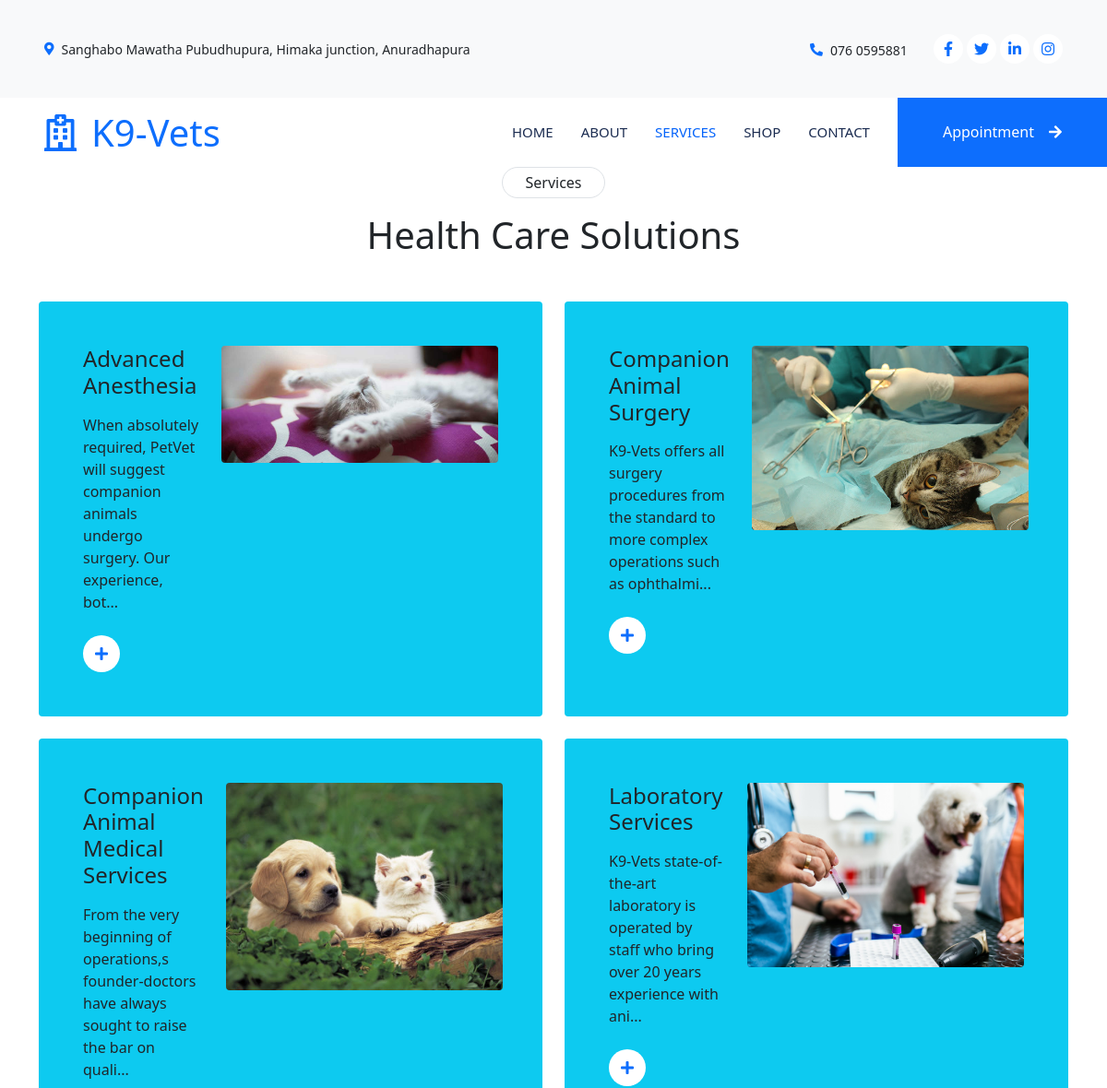
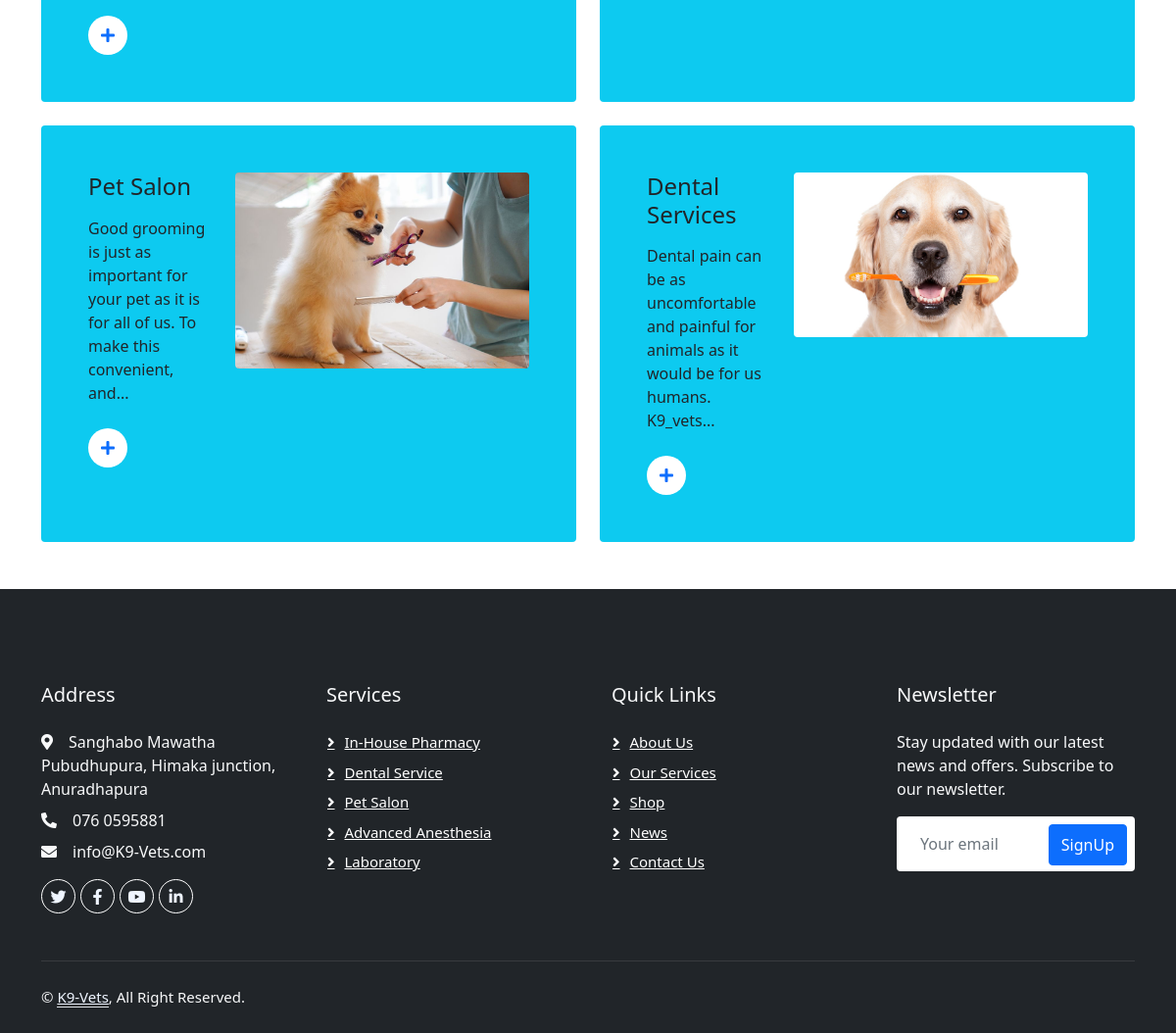
Page /source/frontend/services.php on the committed database (2 pictures, top to bottom).
### tables this page shows
CREATE TABLE `services` (
  `id` int(11) NOT NULL,
  `name` varchar(100) NOT NULL,
  `description` varchar(1000) NOT NULL,
  `url` varchar(500) NOT NULL
);

### source/frontend/services.php (the view, shortened to what this page needs)
<!DOCTYPE html>
<html lang="en">
<head>
    <?php
        include '../config.php';
        $sql = "SELECT * FROM services";
        $result = mysqli_query($conn, $sql);
    ?>
    <link href="https://cdnjs.cloudflare.com/ajax/libs/font-awesome/5.10.0/css/all.min.css" rel="stylesheet">
    <link href="https://cdn.jsdelivr.net/npm/bootstrap-icons@1.4.1/font/bootstrap-icons.css" rel="stylesheet">
    <link href="../lib/animate/animate.min.css" rel="stylesheet">
    <link href="../lib/owlcarousel/assets/owl.carousel.min.css" rel="stylesheet">
    <link href="../bootstrap/css/bootstrap.min.css" rel="stylesheet">
    <link href="../css/style.css" rel="stylesheet">
</head>
<body>
    <div class="container-fluid bg-light p-0 wow fadeIn" data-wow-delay="0.1s">
        <div class="row gx-0 d-none d-lg-flex">
            <div class="col-lg-7 px-5 text-start">
                <div class="h-100 d-inline-flex align-items-center py-3 me-4">
                    <small class="fa fa-map-marker-alt text-primary me-2"></small>
                    <small>Sanghabo Mawatha Pubudhupura, Himaka junction, Anuradhapura</small>
                </div>
                <div class="h-100 d-inline-flex align-items-center py-3">
                    <small>Mon - Fri : 09.00 AM - 09.00 PM</small>
                </div>
            </div>
            <div class="col-lg-5 px-5 text-end">
                <div class="h-100 d-inline-flex align-items-center py-3 me-4">
                    <small class="fa fa-phone-alt text-primary me-2"></small>
                    <small>076 0595881</small>
                </div>
                <div class="h-100 d-inline-flex align-items-center">
                    <a class="btn btn-sm-square rounded-circle bg-white text-primary me-1" href=""><i class="fab fa-facebook-f"></i></a>
                    <a class="btn btn-sm-square rounded-circle bg-white text-primary me-1" href=""><i class="fab fa-twitter"></i></a>
                    <a class="btn btn-sm-square rounded-circle bg-white text-primary me-1" href=""><i class="fab fa-linkedin-in"></i></a>
                    <a class="btn btn-sm-square rounded-circle bg-white text-primary me-0" href=""><i class="fab fa-instagram"></i></a>
                </div>
            </div>
        </div>
    </div>
    <nav class="navbar navbar-expand-lg bg-white navbar-light sticky-top p-0 wow fadeIn" data-wow-delay="0.1s">
        <a href="../../index.php" class="navbar-brand d-flex align-items-center px-4 px-lg-5">
            <h1 class="m-0 text-primary"><i class="far fa-hospital me-3"></i>K9-Vets</h1>
        </a>
        <div class="collapse navbar-collapse" id="navbarCollapse">
            <div class="navbar-nav ms-auto p-4 p-lg-0">
                <a href="../../index.php" class="nav-item nav-link">Home</a>
                <a href="about.php" class="nav-item nav-link">About</a>
                <a href="services.php" class="nav-item nav-link active">Services</a>
                <a href="shop.php" class="nav-item nav-link">Shop</a>
                <a href="contact.php" class="nav-item nav-link ">Contact</a>
            </div>
            <a href="../../index.php#appointments" class="btn btn-primary rounded-0 py-4 px-lg-5 d-none d-lg-block">Appointment<i class="fa fa-arrow-right ms-3"></i></a>
        </div>
    </nav>
    <div class="container" id="services">
        <div class="text-center mx-auto mb-5 wow fadeInUp" data-wow-delay="0.1s" style="max-width: 600px;">
            <p class="d-inline-block border rounded-pill py-1 px-4">Services</p>
            <h1>Health Care Solutions</h1>
        </div>
        <div class="row g-4">
            <?php while ($row = $result->fetch_assoc()): ?>
                <div class="col-lg-6 col-md-12 wow fadeInUp" data-wow-delay="0.1s">
                    <div class="service-item bg-info rounded h-100 p-5 d-flex">
                        <div class="text-container me-4">
                            <h4 class="mb-3"><?php echo htmlspecialchars($row['name']); ?></h4>
                            <p class="mb-4">
                                <span class="short-description">
                                    <?php echo substr(htmlspecialchars($row['description']), 0, 100); ?>...
                                </span>
                            </p>
                            <a class="btn show-more" href="javascript:void(0);"><i class="fa fa-plus text-primary me-3"></i>Read More</a>
                        </div>
                        <div class="image-container">
                            <img src="../img/services/<?php echo htmlspecialchars($row['url']); ?>" alt="<?php echo htmlspecialchars($row['name']); ?>" class="img-fluid rounded" style="max-width: 300px;">
                        </div>
                    </div>
                </div>
            <?php endwhile; ?>
        </div>
    </div>
    <div class="container-fluid bg-dark text-light footer mt-5 pt-5 wow fadeIn"  data-wow-delay="0.1s">
        <div class="container py-5">
            <div class="row g-5" >
                <div class="col-lg-3 col-md-6">
                    <h5 class="text-light mb-4">Address</h5>
                    <p class="mb-2"><i class="fa fa-map-marker-alt me-3"></i>Sanghabo Mawatha Pubudhupura, Himaka junction, Anuradhapura</p>
                    <p class="mb-2"><i class="fa fa-phone-alt me-3"></i>076 0595881</p>
                    <p class="mb-2"><i class="fa fa-envelope me-3"></i>info@K9-Vets.com</p>
                    <div class="d-flex pt-2">
                        <a class="btn btn-outline-light btn-social rounded-circle" href=""><i class="fab fa-twitter"></i></a>
                        <a class="btn btn-outline-light btn-social rounded-circle" href=""><i class="fab fa-facebook-f"></i></a>
                        <a class="btn btn-outline-light btn-social rounded-circle" href=""><i class="fab fa-youtube"></i></a>
                        <a class="btn btn-outline-light btn-social rounded-circle" href=""><i class="fab fa-linkedin-in"></i></a>
                    </div>
                </div>
                <div class="col-lg-3 col-md-6">
                    <h5 class="text-light mb-4">Services</h5>
                    <a class="btn btn-link" href="#services">In-House Pharmacy</a>
                    <a class="btn btn-link" href="#services">Dental Service</a>
                    <a class="btn btn-link" href="#services">Pet Salon</a>
                    <a class="btn btn-link" href="#services">Advanced Anesthesia</a>
                    <a class="btn btn-link" href="#services">Laboratory</a>
                </div>
                <div class="col-lg-3 col-md-6">
                    <h5 class="text-light mb-4">Quick Links</h5>
                    <a class="btn btn-link" href="">About Us</a>
                    <a class="btn btn-link" href="">Our Services</a>
                    <a class="btn btn-link" href="shop.php">Shop</a>
                    <a class="btn btn-link" href="">News</a>
                    <a class="btn btn-link" href="">Contact Us</a>
                </div>
                <div class="col-lg-3 col-md-6">
                    <h5 class="text-light mb-4">Newsletter</h5>
                    <p>Stay updated with our latest news and offers. Subscribe to our newsletter.</p>
                    <div class="position-relative mx-auto" style="max-width: 400px;">
                        <input class="form-control border-0 w-100 py-3 ps-4 pe-5" type="text" placeholder="Your email">
                        <button type="button" class="btn btn-primary py-2 position-absolute top-0 end-0 mt-2 me-2">SignUp</button>
                    </div>
                </div>
            </div>
        </div>
        <div class="container">
            <div class="copyright">
                <div class="row">
                    <div class="col-md-6 text-center text-md-start mb-3 mb-md-0">
                        &copy; <a class="border-bottom" href="index.php">K9-Vets</a>, All Right Reserved.
                    </div>
                </div>
            </div>
        </div>
    </div>
</body>
</html>

### source/css/style.css (style rules this page uses)
:root { --primary: #0463FA; --light: #EFF5FF; --dark: #1B2C51; }
.btn { font-weight: 500; transition: .5s; }
.btn.btn-primary, .btn.btn-secondary { color: #FFFFFF; }
.btn-sm-square { width: 32px; height: 32px; }
.btn-square, .btn-sm-square, .btn-lg-square { padding: 0; display: flex; align-items: center; justify-content: center; font-weight: normal; }
.navbar .navbar-nav .nav-link { margin-right: 30px; padding: 25px 0; color: #FFFFFF; font-size: 15px; font-weight: 500; text-transform: uppercase; outline: none; }
.navbar .navbar-nav .nav-link:hover, .navbar .navbar-nav .nav-link.active { color: var(--primary); }
.navbar .navbar-brand, .navbar a.btn { height: 75px; }
.navbar .navbar-nav .nav-link { color: var(--dark); font-weight: 500; }
.navbar.sticky-top { top: -100px; transition: .5s; }
.service-item { transition: .5s; }
.service-item .btn { width: 40px; height: 40px; display: inline-flex; align-items: center; background: #FFFFFF; border-radius: 40px; white-space: nowrap; overflow: hidden; transition: .5s; }
.footer .btn.btn-social { margin-right: 5px; width: 35px; height: 35px; display: flex; align-items: center; justify-content: center; color: var(--light); border: 1px solid #FFFFFF; transition: .3s; }
.footer .btn.btn-link { display: block; margin-bottom: 5px; padding: 0; text-align: left; color: #FFFFFF; font-size: 15px; font-weight: normal; text-transform: capitalize; transition: .3s; }
.footer .btn.btn-link::before { position: relative; content: "\f105"; font-family: "Font Awesome 5 Free"; font-weight: 900; margin-right: 10px; }
.footer .copyright { padding: 25px 0; font-size: 15px; border-top: 1px solid rgba(256, 256, 256, .1); }
.footer .copyright a { color: var(--light); }

### rows in the picture
services: name "Advanced Anesthesia", description "When absolutely required, PetVet will suggest companion animals undergo surgery. Our experience, bot", url (picture)
services: name "Companion Animal Surgery", description "K9-Vets offers all surgery procedures from the standard to more complex operations such as ophthalmi", url (picture)
services: name "Companion Animal Medical Services", description "From the very beginning of operations,s founder-doctors have always sought to raise the bar on quali", url (picture)
services: name "Laboratory Services", description "K9-Vets state-of-the-art laboratory is operated by staff who bring over 20 years experience with ani", url (picture)
services: name "Pet Salon", description "Good grooming is just as important for your pet as it is for all of us. To make this convenient, and", url (picture)
services: name "Dental Services", description "Dental pain can be as uncomfortable and painful for animals as it would be for us humans. K9_vets", url (picture)
